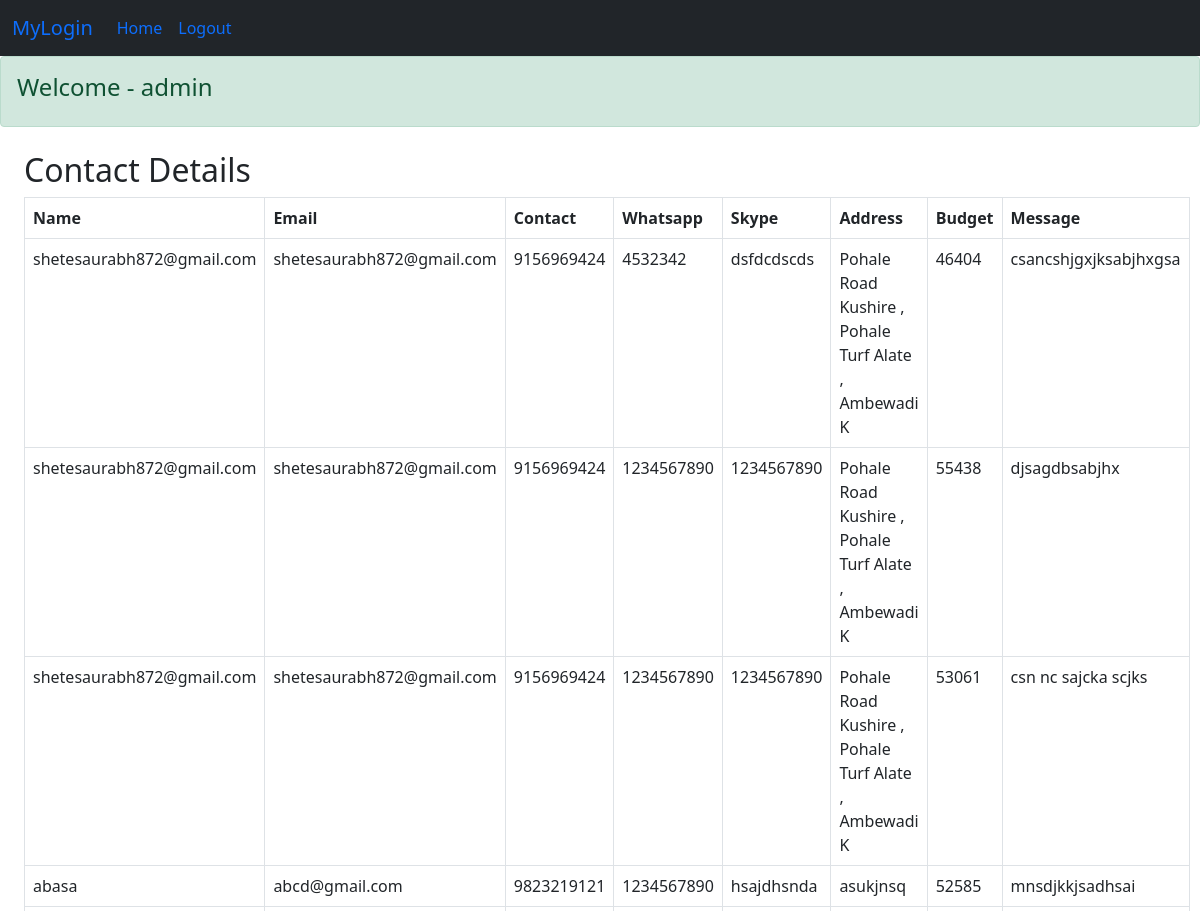
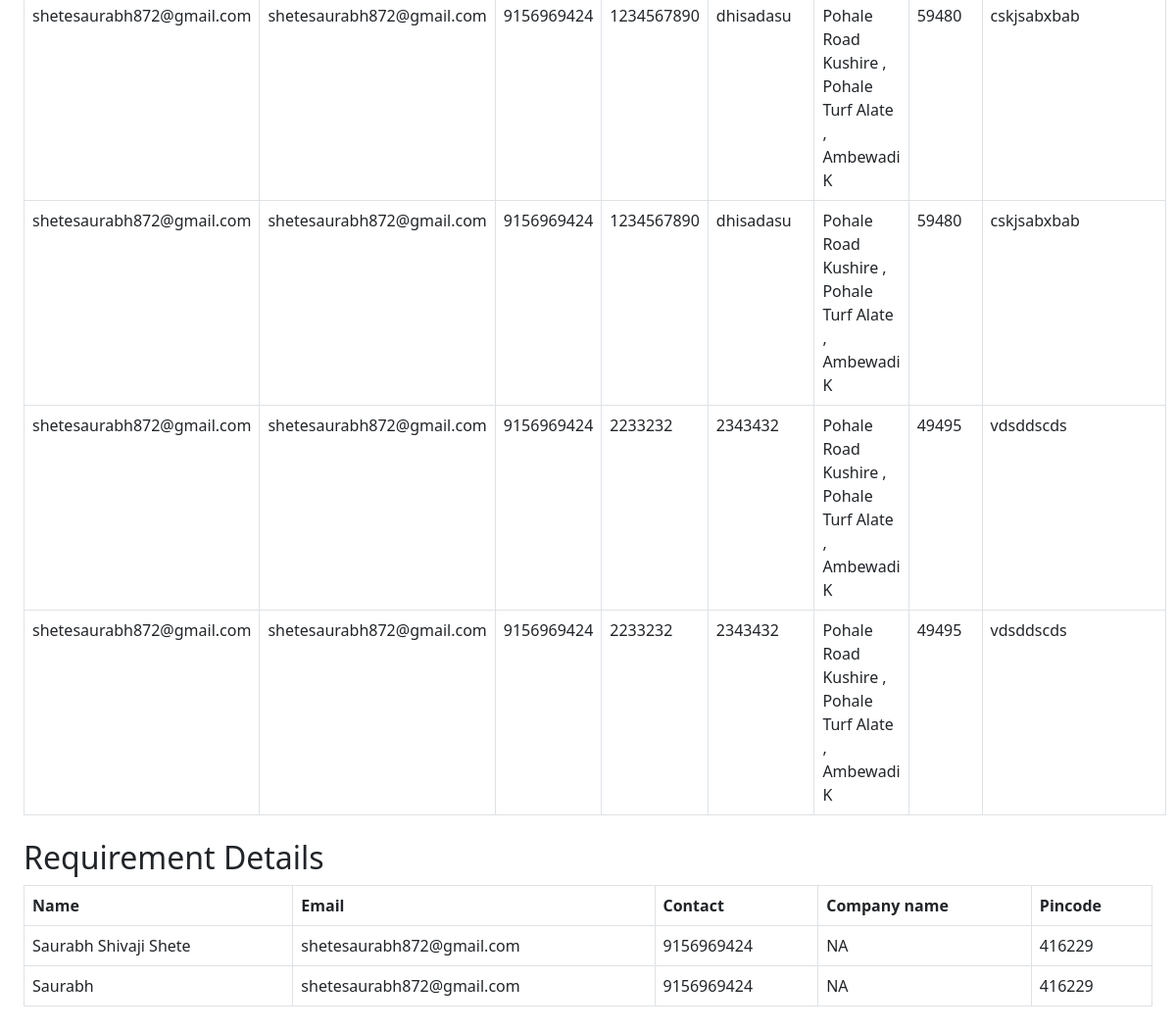
Screenshot of /admin/welcome.php (signed in) with the database file from the repository (2 pictures, top to bottom).
### tables this page shows
CREATE TABLE `contactdetails` (
  `id` bigint(20) NOT NULL,
  `name` varchar(40) NOT NULL,
  `email` varchar(30) NOT NULL,
  `contactNumber` bigint(20) NOT NULL,
  `whatsappNumber` bigint(20) NOT NULL,
  `skype` varchar(120) NOT NULL,
  `address` varchar(200) NOT NULL,
  `projectBudget` int(11) NOT NULL,
  `message` varchar(500) NOT NULL
);

CREATE TABLE `yourrequirements` (
  `id` int(11) NOT NULL,
  `email` varchar(30) NOT NULL,
  `phone` bigint(20) NOT NULL,
  `name` varchar(40) NOT NULL,
  `companyName` varchar(30) NOT NULL,
  `pincode` int(11) NOT NULL,
  `recieveUpdates` tinyint(1) NOT NULL DEFAULT 0
);

### admin/welcome.php (the view, shortened to what this page needs)
<?php
if(!isset($_SESSION['loggedin'])||$_SESSION['loggedin']!=true){
  header("Location: ./index.php");
  exit;
} else {
  $server="localhost";
  $username="u539513313_contact";
  $password="Admin@123";
  $database="u539513313_contact";
  $conn = new mysqli($server,$username,$password,$database);
  $query = "SELECT * FROM `contactdetails`;";
  $query1 = "SELECT * FROM `yourrequirements`;";
  $result = mysqli_query($conn, $query);
  $result1 = mysqli_query($conn, $query1);
}
?>
<!DOCTYPE html>
<html lang="en">
<head>
  <link href="https://cdn.jsdelivr.net/npm/bootstrap@5.0.2/dist/css/bootstrap.min.css" rel="stylesheet">
</head>
<body>
  <?php require 'partials/_nav.php'?>
  <div class="alert alert-success" role="alert">
  <h4 class="alert-heading">Welcome - <?php echo $_SESSION['email'] ?></h4>
</div>
<?php
    if (mysqli_num_rows($result) > 0) {
      echo"<div class='m-4'>";
      echo"<h2>Contact Details</h2>";
        echo" <table class='table table-bordered'>";
        echo"<thead>";
        echo" <tr >";
        echo"  <th >Name</th>";
        echo" <th >Email</th>";
        echo" <th >Contact</th>";
        echo"  <th>Whatsapp</th>";
        echo"  <th>Skype</th>";
        echo"  <th>Address</th>";
        echo"  <th>Budget</th>";
        echo"  <th>Message</th>";
        echo"</tr>";
        echo" </thead>";
        while($row = mysqli_fetch_assoc($result)) {
    echo" <tbody>";
    echo"   <tr>";
    echo '<td>'. $row["name"].'</td>';
    echo '<td>'. $row["email"].'</td>';
    echo '<td>'. $row["contactNumber"].'</td>';
    echo '<td>'. $row["whatsappNumber"].'</td>';
    echo '<td>'. $row["skype"].'</td>';
    echo '<td>'. $row["address"].'</td>';
    echo '<td>'. $row["projectBudget"].'</td>';
    echo '<td>'. $row["message"].'</td>';
    echo"  </tr>";
    echo"  </tbody>";
        }
    echo"  </table>";
    echo"  </div>";
    } else {
        echo "0 results";
    }
  ?>
<?php
if (mysqli_num_rows($result) > 0) {
  echo"<div class='m-4'>";
   echo"<h2>Requirement Details</h2>";
    echo" <table class='table table-bordered'>";
    echo"<thead>";
    echo" <tr >";
    echo"  <th >Name</th>";
    echo" <th >Email</th>";
    echo" <th >Contact</th>";
    echo"  <th>Company name</th>";
    echo"  <th>Pincode</th>";
    echo"</tr>";
    echo" </thead>";
    while($row = mysqli_fetch_assoc($result1)) {
echo" <tbody>";
echo"   <tr>";
echo '<td>'. $row["name"].'</td>';
echo '<td>'. $row["email"].'</td>';
echo '<td>'. $row["phone"].'</td>';
echo '<td>'. $row["companyName"].'</td>';
echo '<td>'. $row["pincode"].'</td>';
echo"  </tr>";
echo"  </tbody>";
    }
echo"  </table>";
echo"  </div>";
} else {
    echo "0 results";
}
  ?>
</body>
</html>

### admin/partials/_nav.php (shortened to what this page needs)
<?php
$loggedin = false;
if(isset($_SESSION['loggedin'])){
  $loggedin = true;
}
  echo '<nav class="navbar navbar-expand-lg bg-body-tertiary bg-dark">
  <div class="container-fluid">
    <a class="navbar-brand" href="#">MyLogin</a>
    <button class="navbar-toggler" type="button" data-bs-toggle="collapse" data-bs-target="#navbarSupportedContent" aria-controls="navbarSupportedContent" aria-expanded="false" aria-label="Toggle navigation">
      <span class="navbar-toggler-icon"></span>
    </button>
    <div class="collapse navbar-collapse" id="navbarSupportedContent">
      <ul class="navbar-nav me-auto mb-2 mb-lg-0">
       ';
        if($loggedin){
        echo '
        <li class="nav-item">
        <a class="nav-link active" aria-current="page" href="./welcome.php">Home</a>
      </li>
        <li class="nav-item">
          <a class="nav-link" href="./logout.php">Logout</a>
        </li>';
        }
      echo '</ul>
    </div>
  </div>
</nav>';
?>

### rows the page displays
contactdetails: name "shetesaurabh872@gmail.com", email "shetesaurabh872@gmail.com", contactNumber "9156969424", whatsappNumber "4532342", skype "dsfdcdscds", address "Pohale Road Kushire , Pohale Turf Alate , Ambewadi K", projectBudget "46404", message "csancshjgxjksabjhxgsa"
contactdetails: name "shetesaurabh872@gmail.com", email "shetesaurabh872@gmail.com", contactNumber "9156969424", whatsappNumber "1234567890", skype "1234567890", address "Pohale Road Kushire , Pohale Turf Alate , Ambewadi K", projectBudget "55438", message "djsagdbsabjhx"
contactdetails: name "shetesaurabh872@gmail.com", email "shetesaurabh872@gmail.com", contactNumber "9156969424", whatsappNumber "1234567890", skype "1234567890", address "Pohale Road Kushire , Pohale Turf Alate , Ambewadi K", projectBudget "53061", message "csn nc sajcka scjks"
contactdetails: name "abasa", email "abcd@gmail.com", contactNumber "9823219121", whatsappNumber "1234567890", skype "hsajdhsnda", address "asukjnsq", projectBudget "52585", message "mnsdjkkjsadhsai"
contactdetails: name "shetesaurabh872@gmail.com", email "shetesaurabh872@gmail.com", contactNumber "9156969424", whatsappNumber "1234567890", skype "dhisadasu", address "Pohale Road Kushire , Pohale Turf Alate , Ambewadi K", projectBudget "59480", message "cskjsabxbab"
contactdetails: name "shetesaurabh872@gmail.com", email "shetesaurabh872@gmail.com", contactNumber "9156969424", whatsappNumber "1234567890", skype "dhisadasu", address "Pohale Road Kushire , Pohale Turf Alate , Ambewadi K", projectBudget "59480", message "cskjsabxbab"
contactdetails: name "shetesaurabh872@gmail.com", email "shetesaurabh872@gmail.com", contactNumber "9156969424", whatsappNumber "2233232", skype "2343432", address "Pohale Road Kushire , Pohale Turf Alate , Ambewadi K", projectBudget "49495", message "vdsddscds"
contactdetails: name "shetesaurabh872@gmail.com", email "shetesaurabh872@gmail.com", contactNumber "9156969424", whatsappNumber "2233232", skype "2343432", address "Pohale Road Kushire , Pohale Turf Alate , Ambewadi K", projectBudget "49495", message "vdsddscds"
yourrequirements: name "Saurabh Shivaji Shete", email "shetesaurabh872@gmail.com", phone "9156969424", companyName "NA", pincode "416229"
yourrequirements: name "Saurabh", email "shetesaurabh872@gmail.com", phone "9156969424", companyName "NA", pincode "416229"

### other values shown
$_SESSION['email'] "admin"
